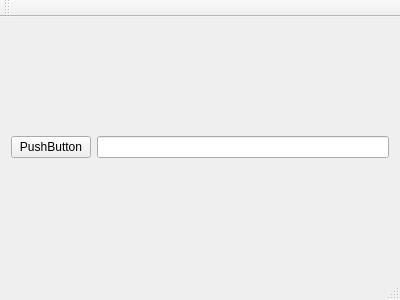
<?xml version="1.0" encoding="UTF-8"?>
<ui version="4.0">
 <class>MainWindow</class>
 <widget class="QMainWindow" name="MainWindow">
  <property name="geometry">
   <rect>
    <x>0</x>
    <y>0</y>
    <width>400</width>
    <height>300</height>
   </rect>
  </property>
  <property name="windowTitle">
   <string>MainWindow</string>
  </property>
  <widget class="QWidget" name="centralWidget">
   <layout class="QVBoxLayout" name="verticalLayout_2">
    <item>
     <layout class="QVBoxLayout" name="verticalLayout">
      <item>
       <layout class="QHBoxLayout" name="horizontalLayout" stretch="">
        <property name="spacing">
         <number>6</number>
        </property>
        <property name="sizeConstraint">
         <enum>QLayout::SetDefaultConstraint</enum>
        </property>
        <property name="leftMargin">
         <number>0</number>
        </property>
        <property name="bottomMargin">
         <number>0</number>
        </property>
       </layout>
      </item>
      <item>
       <layout class="QHBoxLayout" name="horizontalLayout_2">
        <item>
         <widget class="QPushButton" name="pushButton">
          <property name="text">
           <string>PushButton</string>
          </property>
         </widget>
        </item>
        <item>
         <widget class="QLineEdit" name="lineEdit"/>
        </item>
       </layout>
      </item>
      <item>
       <layout class="QHBoxLayout" name="horizontalLayout_3"/>
      </item>
     </layout>
    </item>
   </layout>
  </widget>
  <widget class="QMenuBar" name="menuBar">
   <property name="geometry">
    <rect>
     <x>0</x>
     <y>0</y>
     <width>400</width>
     <height>30</height>
    </rect>
   </property>
  </widget>
  <widget class="QToolBar" name="mainToolBar">
   <attribute name="toolBarArea">
    <enum>TopToolBarArea</enum>
   </attribute>
   <attribute name="toolBarBreak">
    <bool>false</bool>
   </attribute>
  </widget>
  <widget class="QStatusBar" name="statusBar"/>
 </widget>
 <layoutdefault spacing="6" margin="11"/>
 <resources/>
 <connections/>
</ui>
